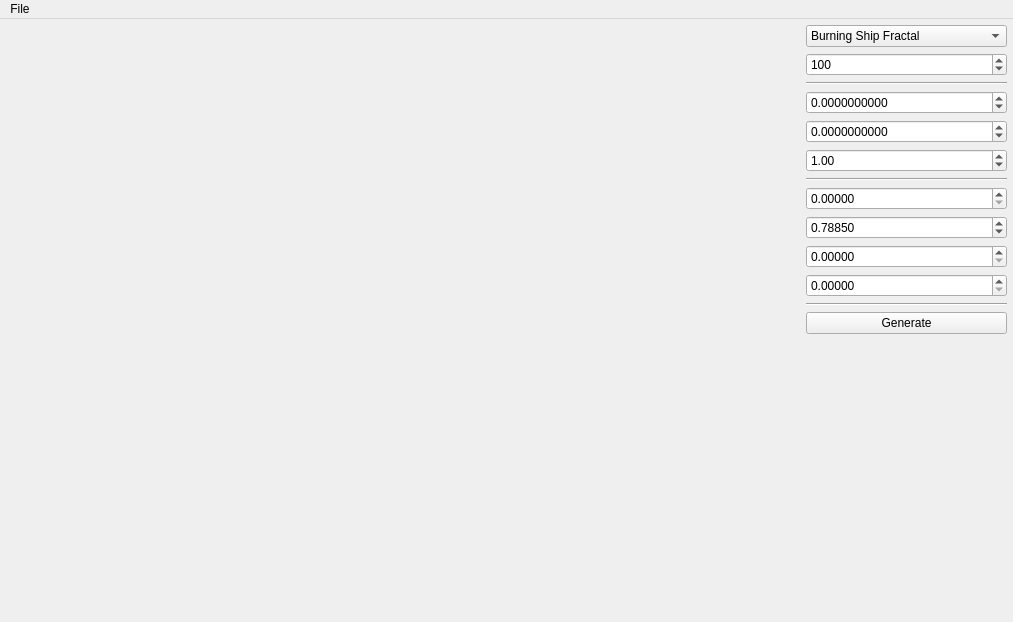
<?xml version="1.0" encoding="UTF-8"?>
<ui version="4.0">
 <class>MainWindow</class>
 <widget class="QMainWindow" name="MainWindow">
  <property name="enabled">
   <bool>true</bool>
  </property>
  <property name="geometry">
   <rect>
    <x>0</x>
    <y>0</y>
    <width>1013</width>
    <height>622</height>
   </rect>
  </property>
  <property name="windowTitle">
   <string>Fractoid</string>
  </property>
  <widget class="QWidget" name="mainLayout">
   <layout class="QHBoxLayout" name="horizontalLayout">
    <property name="leftMargin">
     <number>0</number>
    </property>
    <property name="topMargin">
     <number>0</number>
    </property>
    <property name="rightMargin">
     <number>0</number>
    </property>
    <property name="bottomMargin">
     <number>0</number>
    </property>
    <item>
     <widget class="QLabel" name="imageLabel">
      <property name="minimumSize">
       <size>
        <width>800</width>
        <height>600</height>
       </size>
      </property>
      <property name="text">
       <string/>
      </property>
     </widget>
    </item>
    <item>
     <layout class="QVBoxLayout" name="optionsLayout">
      <property name="topMargin">
       <number>6</number>
      </property>
      <property name="rightMargin">
       <number>6</number>
      </property>
      <property name="bottomMargin">
       <number>6</number>
      </property>
      <item>
       <widget class="QComboBox" name="fractal">
        <property name="minimumSize">
         <size>
          <width>200</width>
          <height>0</height>
         </size>
        </property>
        <item>
         <property name="text">
          <string>Burning Ship Fractal</string>
         </property>
        </item>
        <item>
         <property name="text">
          <string>Julia Set</string>
         </property>
        </item>
        <item>
         <property name="text">
          <string>Mandelbrot Set</string>
         </property>
        </item>
        <item>
         <property name="text">
          <string>Manowar Fractal</string>
         </property>
        </item>
        <item>
         <property name="text">
          <string>Newton Fractal</string>
         </property>
        </item>
        <item>
         <property name="text">
          <string>Phoenix Fractal</string>
         </property>
        </item>
       </widget>
      </item>
      <item>
       <widget class="QSpinBox" name="iterations">
        <property name="minimum">
         <number>10</number>
        </property>
        <property name="maximum">
         <number>1000</number>
        </property>
        <property name="value">
         <number>100</number>
        </property>
       </widget>
      </item>
      <item>
       <widget class="Line" name="separator1">
        <property name="orientation">
         <enum>Qt::Horizontal</enum>
        </property>
       </widget>
      </item>
      <item>
       <widget class="QDoubleSpinBox" name="centerRe">
        <property name="decimals">
         <number>10</number>
        </property>
        <property name="minimum">
         <double>-5.000000000000000</double>
        </property>
        <property name="maximum">
         <double>5.000000000000000</double>
        </property>
       </widget>
      </item>
      <item>
       <widget class="QDoubleSpinBox" name="centerIm">
        <property name="decimals">
         <number>10</number>
        </property>
        <property name="minimum">
         <double>-5.000000000000000</double>
        </property>
        <property name="maximum">
         <double>5.000000000000000</double>
        </property>
       </widget>
      </item>
      <item>
       <widget class="QDoubleSpinBox" name="zoom">
        <property name="minimum">
         <double>0.100000000000000</double>
        </property>
        <property name="maximum">
         <double>10000000000.000000000000000</double>
        </property>
        <property name="value">
         <double>1.000000000000000</double>
        </property>
       </widget>
      </item>
      <item>
       <widget class="Line" name="separator2">
        <property name="orientation">
         <enum>Qt::Horizontal</enum>
        </property>
       </widget>
      </item>
      <item>
       <widget class="QDoubleSpinBox" name="juliaComplexRe">
        <property name="decimals">
         <number>5</number>
        </property>
        <property name="maximum">
         <double>1.000000000000000</double>
        </property>
        <property name="singleStep">
         <double>0.010000000000000</double>
        </property>
       </widget>
      </item>
      <item>
       <widget class="QDoubleSpinBox" name="juliaComplexIm">
        <property name="decimals">
         <number>5</number>
        </property>
        <property name="maximum">
         <double>1.000000000000000</double>
        </property>
        <property name="singleStep">
         <double>0.010000000000000</double>
        </property>
        <property name="value">
         <double>0.788500000000000</double>
        </property>
       </widget>
      </item>
      <item>
       <widget class="QDoubleSpinBox" name="phoenixComplexRe">
        <property name="decimals">
         <number>5</number>
        </property>
        <property name="maximum">
         <double>1.000000000000000</double>
        </property>
        <property name="singleStep">
         <double>0.010000000000000</double>
        </property>
       </widget>
      </item>
      <item>
       <widget class="QDoubleSpinBox" name="phoenixComplexIm">
        <property name="decimals">
         <number>5</number>
        </property>
        <property name="maximum">
         <double>1.000000000000000</double>
        </property>
        <property name="singleStep">
         <double>0.010000000000000</double>
        </property>
       </widget>
      </item>
      <item>
       <widget class="Line" name="separator3">
        <property name="orientation">
         <enum>Qt::Horizontal</enum>
        </property>
       </widget>
      </item>
      <item>
       <widget class="QPushButton" name="generateButton">
        <property name="text">
         <string>Generate</string>
        </property>
       </widget>
      </item>
      <item>
       <spacer name="spacer1">
        <property name="orientation">
         <enum>Qt::Vertical</enum>
        </property>
        <property name="sizeHint" stdset="0">
         <size>
          <width>20</width>
          <height>40</height>
         </size>
        </property>
       </spacer>
      </item>
     </layout>
    </item>
   </layout>
  </widget>
  <widget class="QMenuBar" name="menubar">
   <property name="geometry">
    <rect>
     <x>0</x>
     <y>0</y>
     <width>1013</width>
     <height>22</height>
    </rect>
   </property>
   <widget class="QMenu" name="menuFile">
    <property name="title">
     <string>File</string>
    </property>
    <addaction name="save"/>
   </widget>
   <addaction name="menuFile"/>
  </widget>
  <action name="save">
   <property name="text">
    <string>Save As</string>
   </property>
  </action>
 </widget>
 <resources/>
 <connections/>
</ui>
